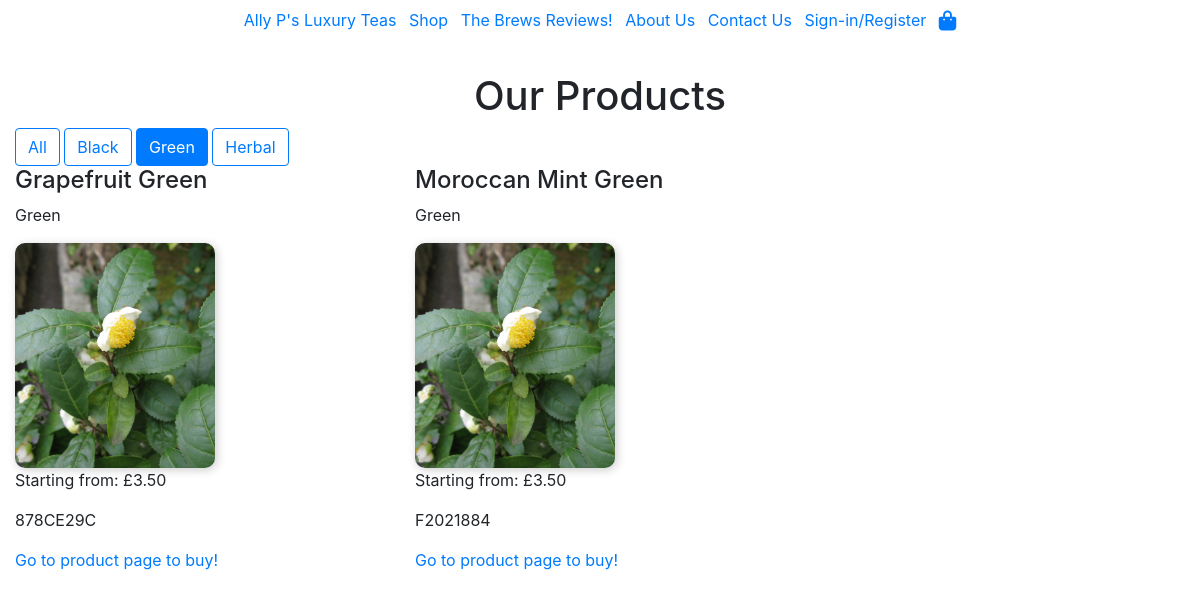
/shop/?type=1, run on the app's committed database.
### shop/models.py (models this page shows, shortened)
class Product(models.Model):
    TYPES = ((0, "Black"), (1, "Green"), (2, "Herbal"))
    name = models.CharField(max_length=65)
    sku = models.CharField(
        max_length=8,
        unique=True,
        default=generate_sku,
    )
    tea_type = models.IntegerField(choices=TYPES, default=0)
    base_price_number = models.DecimalField(max_digits=4, decimal_places=2)
    picture = models.ImageField(
        upload_to=product_image_upload_path,
        default='camellia-sinensis.jpg',
        blank=True,
    )

### shop/views.py (the view)
# urls.py: path("shop/", include("shop.urls")),
def shop(request):
    tea_type = request.GET.get("type")  # Get selected type from URL parameters
    if tea_type is not None:
        products = Product.objects.filter(tea_type=tea_type)
    else:
        products = Product.objects.all()  # Show all products if no filter
    tea_types = Product.TYPES  # Get available types from the model
    context = {
        'products': products,
        'tea_types': tea_types,
        'selected_type': tea_type,
    }
    return render(request, 'shop/shop.html', context)

### bag/contexts.py (called while the page is built, shortened)
def bag_contents(request):
    bag = request.session.get("bag", {})
    sample_product_id = request.session.get("sample_product_id")
    sample_added = bool(sample_product_id)
    bag_items = []
    total = 0
    total_items = 0
    total = round(total, 2)
    if total_items <= 1 and sample_added:
        sample_added = False
        request.session.pop("sample_product_id", None)
    context = {
        "bag_items": bag_items,
        "total_items": total_items,
        "total": total,
        "sample_added": sample_added,
        "sample_product": sample_product if sample_added else None,
    }
    return context

### shop/templates/shop/shop.html
{% extends "base.html" %}
{% block content %}
<div class="container-fluid">
<h1>Our Products</h1>
<div>
    <a href="{% url 'shop' %}" class="btn {% if not selected_type %}btn-primary{% else %}btn-outline-primary{% endif %}">
        All
    </a>
    {% for type_value, type_name in tea_types %}
        <a href="?type={{ type_value }}" class="btn {% if selected_type == type_value|stringformat:"s" %}btn-primary{% else %}btn-outline-primary{% endif %}">
            {{ type_name }}
        </a>
    {% endfor %}
</div>
<div class="row">
    {% for product in products %}
    <div class="product col-12 col-md-6 col-lg-4">
        <h4>{{ product.name }}</h4>
        <p>{{ product.get_tea_type_display }}</p>
        <img src="{{ product.picture.url }}" alt="{{ product.name }}" class="shop-img" width="200px" height="auto">
        <p>Starting from: £{{ product.base_price_number }}</p>
        <p>{{ product.sku }}</p>
        <a href="{% url 'product_detail' sku=product.sku %}">Go to product page to buy!</a>
    </div>
    {% endfor %}
</div>
</div>
{% endblock content %}

### static/css/base.css (style rules this page uses)
.shop-img { border-radius: 10px; box-shadow: 2px 2px 10px rgba(0, 0, 0, 0.2); }
h1 { text-align: center; }

### data on the page
Product: name "Grapefruit Green", tea_type "Green", picture (picture), base_price_number "3.50", sku "878CE29C"
Product: name "Moroccan Mint Green", tea_type "Green", picture (picture), base_price_number "3.50", sku "F2021884"

### other printed values
{{ type_name }} "Black" "Green" "Herbal"
